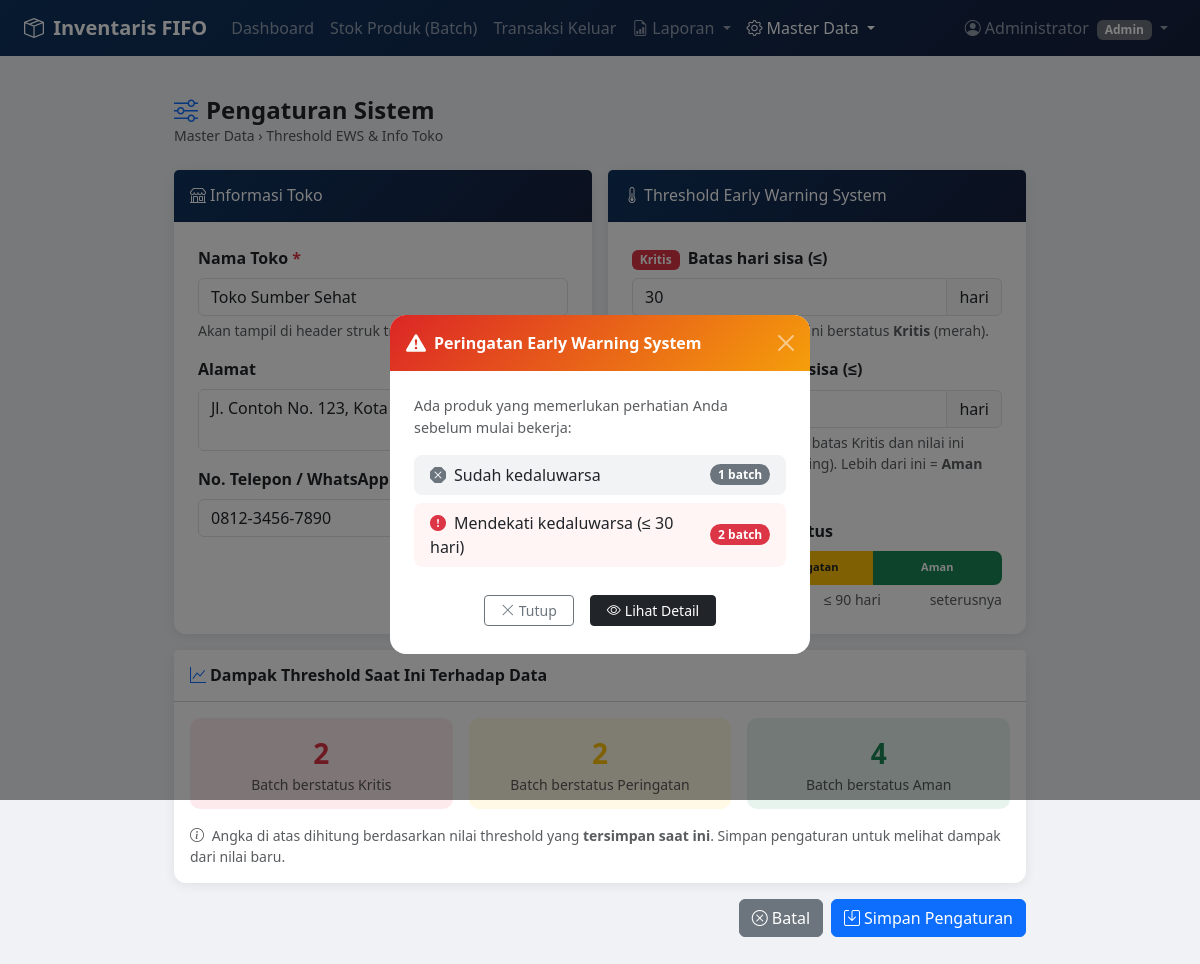
Screenshot of /setting.php (signed in) with the database file from the repository.
### tables this page shows
CREATE TABLE setting_toko (
    id               INT AUTO_INCREMENT PRIMARY KEY,
    nama_toko        VARCHAR(150) NOT NULL DEFAULT 'Toko Saya',
    alamat           VARCHAR(255) DEFAULT NULL,
    no_hp            VARCHAR(30)  DEFAULT NULL,
    threshold_merah  INT NOT NULL DEFAULT 30,
    threshold_kuning INT NOT NULL DEFAULT 90,
    updated_at       TIMESTAMP DEFAULT CURRENT_TIMESTAMP ON UPDATE CURRENT_TIMESTAMP
);

### koneksi.php (called while the page is built, shortened)
<?php
$host = "localhost";
$user = "root";
$pass = "";
$db   = "db_inventaris";
$koneksi = mysqli_connect($host, $user, $pass, $db);
mysqli_set_charset($koneksi, "utf8mb4");
$q_set = mysqli_query($koneksi, "SHOW TABLES LIKE 'setting_toko'");
if (mysqli_num_rows($q_set) > 0) {
    $setting = mysqli_fetch_assoc(mysqli_query($koneksi, "SELECT * FROM setting_toko LIMIT 1"));
    if ($setting) {
        $THRESHOLD_MERAH  = $setting['threshold_merah']  ?? 30;
    }
}

### setting.php (the view, shortened to what this page needs)
<?php
include 'koneksi.php';
mysqli_query($koneksi, "CREATE TABLE IF NOT EXISTS setting_toko (
    id INT AUTO_INCREMENT PRIMARY KEY,
    nama_toko VARCHAR(150) NOT NULL DEFAULT 'Toko Saya',
    alamat VARCHAR(255) DEFAULT NULL,
    no_hp VARCHAR(30) DEFAULT NULL,
    threshold_merah INT NOT NULL DEFAULT 30,
    threshold_kuning INT NOT NULL DEFAULT 90,
    updated_at TIMESTAMP DEFAULT CURRENT_TIMESTAMP ON UPDATE CURRENT_TIMESTAMP
) ENGINE=InnoDB");
$setting = mysqli_fetch_assoc(mysqli_query($koneksi, "SELECT * FROM setting_toko LIMIT 1"));
$tgl = date('Y-m-d');
function hitungDampak($koneksi, $tgl, $merah, $kuning) {
    $k = mysqli_fetch_assoc(mysqli_query($koneksi,
        "SELECT COUNT(*) as t FROM produk WHERE DATEDIFF(tgl_expired,'$tgl') BETWEEN 0 AND $merah AND stok>0"));
    $w = mysqli_fetch_assoc(mysqli_query($koneksi,
        "SELECT COUNT(*) as t FROM produk WHERE DATEDIFF(tgl_expired,'$tgl') BETWEEN " . ($merah+1) . " AND $kuning AND stok>0"));
    $a = mysqli_fetch_assoc(mysqli_query($koneksi,
        "SELECT COUNT(*) as t FROM produk WHERE DATEDIFF(tgl_expired,'$tgl') > $kuning AND stok>0"));
    return [$k['t'], $w['t'], $a['t']];
}
[$dampak_kritis, $dampak_warning, $dampak_aman] = hitungDampak($koneksi, $tgl, $setting['threshold_merah'], $setting['threshold_kuning']);
include 'includes/navbar.php';
?>
<!DOCTYPE html>
<html lang="id">
<head>
  <link href="https://cdn.jsdelivr.net/npm/bootstrap@5.3.2/dist/css/bootstrap.min.css" rel="stylesheet">
  <link href="https://cdn.jsdelivr.net/npm/bootstrap-icons@1.11.3/font/bootstrap-icons.min.css" rel="stylesheet">
</head>
<body>
<div class="container-fluid px-4 py-3" style="max-width:900px">
  <div class="d-flex justify-content-between align-items-center mb-4">
    <div>
      <h4 class="fw-bold mb-0">
        <i class="bi bi-sliders me-2 text-primary"></i>Pengaturan Sistem
      </h4>
      <small class="text-muted">Master Data › Threshold EWS & Info Toko</small>
    </div>
  </div>
  <form method="POST" id="formSetting">
  <div class="row g-3">
    <div class="col-lg-6">
      <div class="card h-100">
        <div class="card-header py-3" style="background:linear-gradient(135deg,#0f3460,#16213e)">
          <h6 class="mb-0 text-white"><i class="bi bi-shop me-1"></i>Informasi Toko</h6>
        </div>
        <div class="card-body p-4">
          <div class="mb-3">
            <label class="form-label fw-semibold">Nama Toko <span class="text-danger">*</span></label>
            <input type="text" name="nama_toko" class="form-control"
                   value="<?= htmlspecialchars($setting['nama_toko']) ?>" required>
            <div class="form-text">Akan tampil di header struk transaksi & laporan.</div>
          </div>
          <div class="mb-3">
            <label class="form-label fw-semibold">Alamat</label>
            <textarea name="alamat" class="form-control" rows="2"
                      placeholder="Opsional"><?= htmlspecialchars($setting['alamat'] ?? '') ?></textarea>
          </div>
          <div class="mb-1">
            <label class="form-label fw-semibold">No. Telepon / WhatsApp</label>
            <input type="text" name="no_hp" class="form-control"
                   value="<?= htmlspecialchars($setting['no_hp'] ?? '') ?>" placeholder="Opsional">
          </div>
        </div>
      </div>
    </div>
    <div class="col-lg-6">
      <div class="card h-100">
        <div class="card-header py-3" style="background:linear-gradient(135deg,#0f3460,#16213e)">
          <h6 class="mb-0 text-white"><i class="bi bi-thermometer-half me-1"></i>Threshold Early Warning System</h6>
        </div>
        <div class="card-body p-4">
          <div class="mb-3">
            <label class="form-label fw-semibold">
              <span class="badge bg-danger me-1">Kritis</span>
              Batas hari sisa (≤)
            </label>
            <div class="input-group">
              <input type="number" name="threshold_merah" id="inpMerah" class="form-control"
                     value="<?= (int)$setting['threshold_merah'] ?>" min="1" max="365" required>
              <span class="input-group-text">hari</span>
            </div>
            <div class="form-text">Produk dengan sisa ≤ nilai ini berstatus <strong>Kritis</strong> (merah).</div>
          </div>
          <div class="mb-3">
            <label class="form-label fw-semibold">
              <span class="badge bg-warning text-dark me-1">Peringatan</span>
              Batas hari sisa (≤)
            </label>
            <div class="input-group">
              <span class="input-group-text">hari</span>
            </div>
            <div class="form-text">Produk dengan sisa antara batas Kritis dan nilai ini berstatus <strong>Peringatan</strong> (kuning). Lebih dari ini = <strong>Aman</strong> (hijau).</div>
          </div>
          <label class="form-label fw-semibold mt-2">Pratinjau Rentang Status</label>
          <div class="range-track mb-1">
            <div class="range-seg bg-danger" style="width:30%">Kritis</div>
            <div class="range-seg bg-warning text-dark" style="width:35%">Peringatan</div>
            <div class="range-seg bg-success" style="width:35%">Aman</div>
          </div>
          <div class="d-flex justify-content-between small text-muted">
            <span>0 hari</span>
            <span id="lblMerah">≤ <?= (int)$setting['threshold_merah'] ?> hari</span>
            <span id="lblKuning">≤ <?= (int)$setting['threshold_kuning'] ?> hari</span>
            <span>seterusnya</span>
          </div>
        </div>
      </div>
    </div>
    <div class="col-12">
      <div class="card">
        <div class="card-header bg-white py-3">
          <h6 class="mb-0 fw-semibold">
            <i class="bi bi-graph-up me-1 text-primary"></i>Dampak Threshold Saat Ini Terhadap Data
          </h6>
        </div>
        <div class="card-body">
          <div class="row g-3 text-center">
            <div class="col-md-4">
              <div class="ews-preview bg-danger bg-opacity-10">
                <div class="fs-3 fw-bold text-danger"><?= $dampak_kritis ?></div>
                <div class="text-muted small">Batch berstatus Kritis</div>
              </div>
            </div>
            <div class="col-md-4">
              <div class="ews-preview bg-warning bg-opacity-10">
                <div class="fs-3 fw-bold text-warning"><?= $dampak_warning ?></div>
                <div class="text-muted small">Batch berstatus Peringatan</div>
              </div>
            </div>
            <div class="col-md-4">
              <div class="ews-preview bg-success bg-opacity-10">
                <div class="fs-3 fw-bold text-success"><?= $dampak_aman ?></div>
                <div class="text-muted small">Batch berstatus Aman</div>
              </div>
            </div>
          </div>
          <p class="text-muted small mb-0 mt-3">
            <i class="bi bi-info-circle me-1"></i>
            Angka di atas dihitung berdasarkan nilai threshold yang <strong>tersimpan saat ini</strong>.
            Simpan pengaturan untuk melihat dampak dari nilai baru.
          </p>
        </div>
      </div>
    </div>
    <div class="col-12 d-flex justify-content-end gap-2">
      <a href="indeks.php" class="btn btn-secondary">
        <i class="bi bi-x-circle me-1"></i>Batal
      </a>
      <button type="submit" class="btn btn-primary">
        <i class="bi bi-save me-1"></i>Simpan Pengaturan
      </button>
    </div>
  </div>
  </form>
</div>
</body>
</html>

### includes/navbar.php (shortened to what this page needs)
<?php
    $role = $_SESSION['user_role'] ?? 'kasir';
    $nama = $_SESSION['user_nama'] ?? 'user';
    $tgl = date('Y-m-d');
    $q_kritis_nav = mysqli_query($koneksi, "SELECT COUNT(*) as t FROM produk WHERE DATEDIFF(tgl_expired, '$tgl') BETWEEN 0 AND $THRESHOLD_MERAH AND stok > 0");
    $total_kritis_nav  = mysqli_fetch_assoc($q_kritis_nav)['t'] ?? 0;
    $q_expired_nav = mysqli_query($koneksi, "SELECT COUNT(*) as t FROM produk WHERE tgl_expired < '$tgl' AND stok > 0");
    $total_expired_nav = mysqli_fetch_assoc($q_expired_nav)['t'] ?? 0;
    $total_alert = $total_kritis_nav + $total_expired_nav;
    $current = basename($_SERVER['PHP_SELF']);
    function nav_active($page, $current) {
        return $page === $current ? 'active' : '';
    }
    ?>
    <nav class="navbar navbar-expand-lg navbar-dark mb-4" style="background: linear-gradient(135deg,#0f3460,#16213e);">
        <div class="container-fluid px-4">
            <a class="navbar-brand fw-bold" href="indeks.php">
                <i class="bi bi-box-seam me-1"></i> Inventaris FIFO
            </a>
            <div class="collapse navbar-collapse" id="navMain">
                <ul class="navbar-nav me-auto mb-2 mb-lg-0">
                    <li class="nav-item">
                        <a class="nav-link <?= nav_active('indeks.php', $current) ?>" href="indeks.php">Dashboard</a>
                    </li>
                    <?php if ($role === 'admin'): ?>
                    <li class="nav-item">
                        <a class="nav-link <?= nav_active('produk.php', $current) ?>" href="produk.php">Stok Produk (Batch)</a>
                    </li>
                    <?php endif; ?>
                    <li class="nav-item">
                        <a class="nav-link <?= nav_active('transaksi.php', $current) ?>" href="transaksi.php">Transaksi Keluar</a>
                    </li>
                    <li class="nav-item dropdown">
                        <a class="nav-link dropdown-toggle <?= in_array($current,['laporan_stok.php','laporan_expired.php','laporan_transaksi.php'])?'active':'' ?>"
                        href="#" data-bs-toggle="dropdown">
                            <i class="bi bi-file-earmark-bar-graph me-1"></i>Laporan
                        </a>
                    </li>
                    <?php if ($role === 'admin'): ?>
                    <li class="nav-item dropdown">
                        <a class="nav-link dropdown-toggle <?= in_array($current,['kategori.php','users.php','setting.php'])?'active':'' ?>"
                        href="#" data-bs-toggle="dropdown">
                            <i class="bi bi-gear me-1"></i>Master Data
                        </a>
                    </li>
                    <?php endif; ?>
                </ul>
                <ul class="navbar-nav">
                    <li class="nav-item dropdown">
                        <a class="nav-link dropdown-toggle" href="#" data-bs-toggle="dropdown">
                            <i class="bi bi-person-circle me-1"></i><?= htmlspecialchars($nama) ?>
                            <span class="badge bg-secondary ms-1"><?= ucfirst($role) ?></span>
                        </a>
                    </li>
                </ul>
            </div>
        </div>
    </nav>
    <?php
    $tampilkan_popup_ews = false;
    if (!empty($_SESSION['show_ews_alert'])) {
        $tampilkan_popup_ews = ($total_alert > 0);
    }
    ?>
    <?php if ($tampilkan_popup_ews): ?>
    <div class="modal fade" id="modalEwsAlert" tabindex="-1" aria-hidden="true">
    <div class="modal-dialog modal-dialog-centered" style="max-width:420px">
        <div class="modal-content border-0 rounded-4 overflow-hidden">
        <div class="modal-header border-0 py-3" style="background:linear-gradient(135deg,#dc2626,#f59e0b)">
            <div class="d-flex align-items-center gap-2 text-white">
            <i class="bi bi-exclamation-triangle-fill fs-5"></i>
            <h6 class="modal-title fw-bold mb-0">Peringatan Early Warning System</h6>
            </div>
            <button type="button" class="btn-close btn-close-white" data-bs-dismiss="modal" aria-label="Tutup"></button>
        </div>
        <div class="modal-body py-4 px-4">
            <p class="text-muted mb-3" style="font-size:.9rem">
            Ada produk yang memerlukan perhatian Anda sebelum mulai bekerja:
            </p>
            <ul class="list-unstyled mb-0 d-flex flex-column gap-2">
            <?php if ($total_expired_nav > 0): ?>
                <li class="d-flex justify-content-between align-items-center p-2 px-3 rounded-3" style="background:#f1f3f5">
                <span><i class="bi bi-x-octagon-fill text-secondary me-2"></i>Sudah kedaluwarsa</span>
                <span class="badge bg-secondary rounded-pill"><?= $total_expired_nav ?> batch</span>
                </li>
            <?php endif; ?>
            <?php if ($total_kritis_nav > 0): ?>
                <li class="d-flex justify-content-between align-items-center p-2 px-3 rounded-3" style="background:#fff5f5">
                <span><i class="bi bi-exclamation-circle-fill text-danger me-2"></i>Mendekati kedaluwarsa (&le; <?= (int)$THRESHOLD_MERAH ?> hari)</span>
                <span class="badge bg-danger rounded-pill"><?= $total_kritis_nav ?> batch</span>
                </li>
            <?php endif; ?>
            </ul>
        </div>
        <div class="modal-footer border-0 pt-0 pb-4 px-4 gap-2 justify-content-center">
            <button type="button" class="btn btn-outline-secondary btn-sm px-3" data-bs-dismiss="modal">
            <i class="bi bi-x-lg me-1"></i>Tutup
            </button>
            <a href="laporan_expired.php" class="btn btn-dark btn-sm px-3">
            <i class="bi bi-eye me-1"></i>Lihat Detail
            </a>
        </div>
        </div>
    </div>
    </div>
    <?php endif; ?>

### setting.php (style rules this page uses)
body { background:#f0f2f5; font-family:'Segoe UI',sans-serif; }
.card { border:0; border-radius:12px; box-shadow:0 2px 12px rgba(0,0,0,.08); }
.ews-preview { border-radius:10px; padding:14px; text-align:center; }
.range-track { position:relative; height:34px; border-radius:8px; overflow:hidden; display:flex; }
.range-seg { display:flex; align-items:center; justify-content:center; font-size:11px; font-weight:600; color:#fff; }

### rows the page displays
setting_toko: threshold_merah "30", nama_toko "Toko Sumber Sehat", alamat "Jl. Contoh No. 123, Kota Anda", no_hp "0812-3456-7890", threshold_kuning "90"

### other values shown
$nama "Administrator"
$role "Admin"
$total_expired_nav "1"
$total_kritis_nav "2"
$dampak_kritis "2"
$dampak_warning "2"
$dampak_aman "4"
